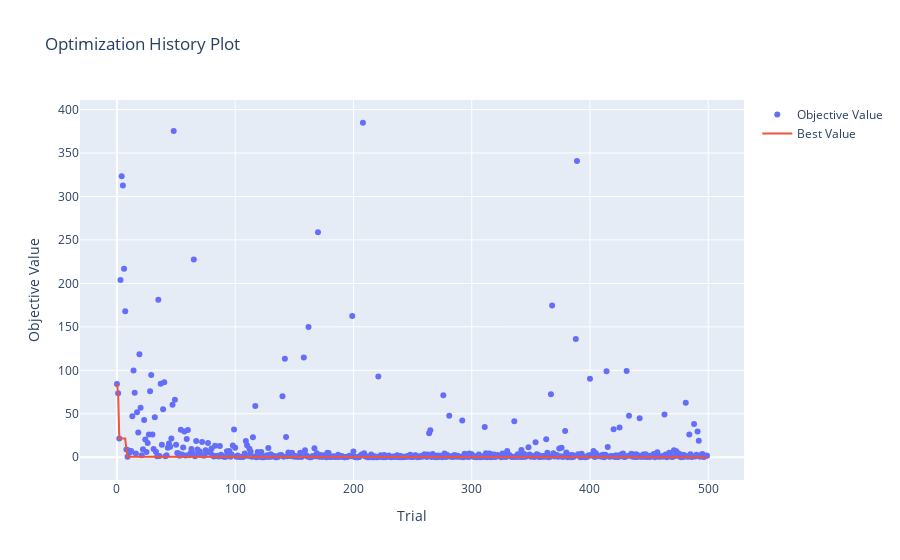

Notebook cell for this chart:
### Code cell
# 최적화 히스토리 시각화
vis.plot_optimization_history(study).show()

### Figure 1 — Plotly figure (JSON) as saved in the notebook; plotly's stock layout.template omitted (floating-point values rounded to 4 significant figures; data arrays with more than 128 entries replaced by an {"elided": "..."} marker saying what was removed)
{"data": [{"mode": "markers", "name": "Objective Value", "type": "scatter", "x": {"elided": "500 int values"}, "y": {"elided": "500 float values"}}, {"mode": "lines", "name": "Best Value", "type": "scatter", "x": {"elided": "500 int values"}, "y": {"elided": "500 float values"}}, {"marker": {"color": "#cccccc"}, "mode": "markers", "name": "Infeasible Trial", "showlegend": false, "type": "scatter", "x": [], "y": []}], "layout": {"title": {"text": "Optimization History Plot"}, "xaxis": {"title": {"text": "Trial"}}, "yaxis": {"title": {"text": "Objective Value"}}}}
